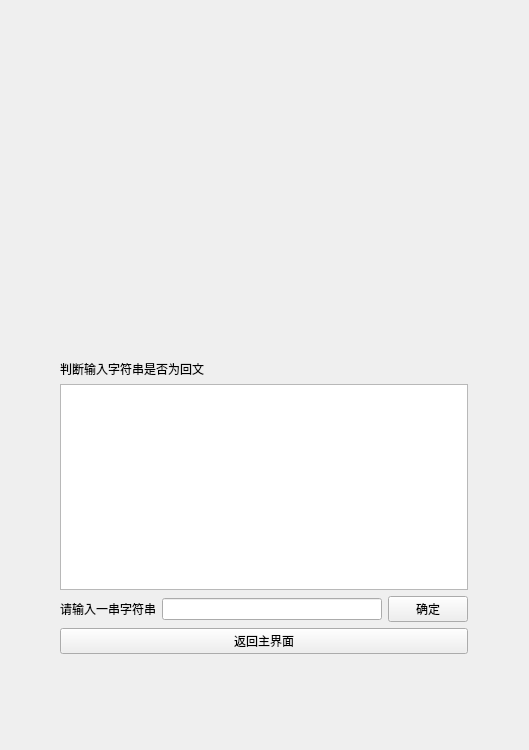
<?xml version="1.0" encoding="UTF-8"?>
<ui version="4.0">
 <class>winstack</class>
 <widget class="QWidget" name="winstack">
  <property name="geometry">
   <rect>
    <x>0</x>
    <y>0</y>
    <width>529</width>
    <height>750</height>
   </rect>
  </property>
  <property name="windowTitle">
   <string>Form</string>
  </property>
  <widget class="QLabel" name="label_3">
   <property name="geometry">
    <rect>
     <x>160</x>
     <y>60</y>
     <width>221</width>
     <height>261</height>
    </rect>
   </property>
   <property name="text">
    <string/>
   </property>
   <property name="pixmap">
    <pixmap>C:/Users/sammul/Pictures/数据结构课设/广东工业大学校徽.png</pixmap>
   </property>
  </widget>
  <widget class="QWidget" name="">
   <property name="geometry">
    <rect>
     <x>60</x>
     <y>360</y>
     <width>408</width>
     <height>294</height>
    </rect>
   </property>
   <layout class="QVBoxLayout" name="verticalLayout_2">
    <item>
     <layout class="QVBoxLayout" name="verticalLayout_3">
      <item>
       <widget class="QLabel" name="label_2">
        <property name="text">
         <string>判断输入字符串是否为回文</string>
        </property>
       </widget>
      </item>
      <item>
       <widget class="QTextBrowser" name="TBstack">
        <property name="enabled">
         <bool>true</bool>
        </property>
       </widget>
      </item>
      <item>
       <layout class="QVBoxLayout" name="verticalLayout">
        <item>
         <layout class="QHBoxLayout" name="horizontalLayout_2">
          <item>
           <widget class="QLabel" name="label">
            <property name="text">
             <string>请输入一串字符串</string>
            </property>
           </widget>
          </item>
          <item>
           <layout class="QHBoxLayout" name="horizontalLayout">
            <item>
             <widget class="QLineEdit" name="LEstack"/>
            </item>
            <item>
             <widget class="QPushButton" name="pushButton">
              <property name="text">
               <string>确定</string>
              </property>
             </widget>
            </item>
           </layout>
          </item>
         </layout>
        </item>
       </layout>
      </item>
     </layout>
    </item>
    <item>
     <widget class="QPushButton" name="pushButton_2">
      <property name="text">
       <string>返回主界面</string>
      </property>
     </widget>
    </item>
   </layout>
  </widget>
 </widget>
 <resources/>
 <connections/>
</ui>
